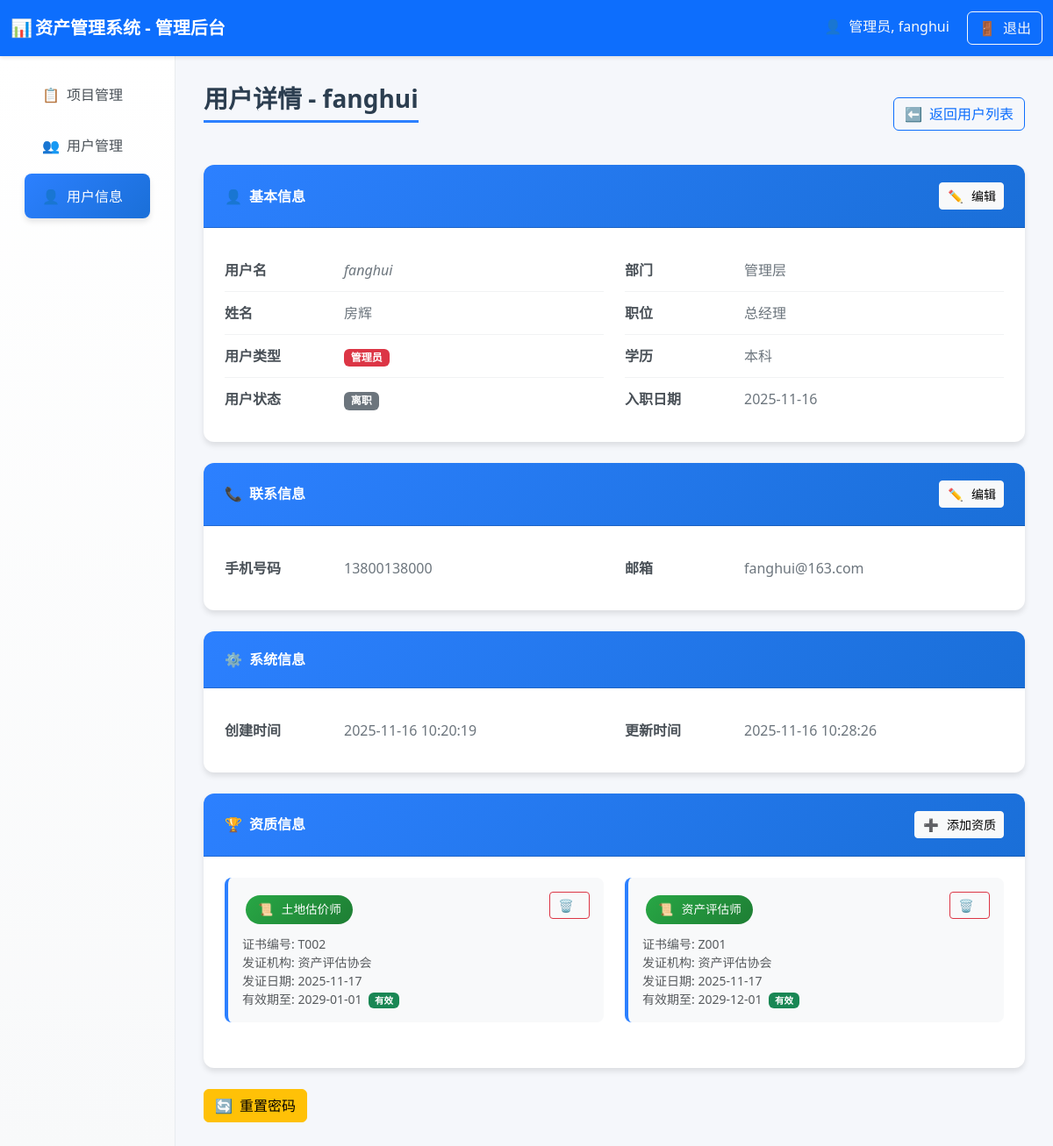
Before: /admin/user_profile/fanghui (signed in) with the older database file.
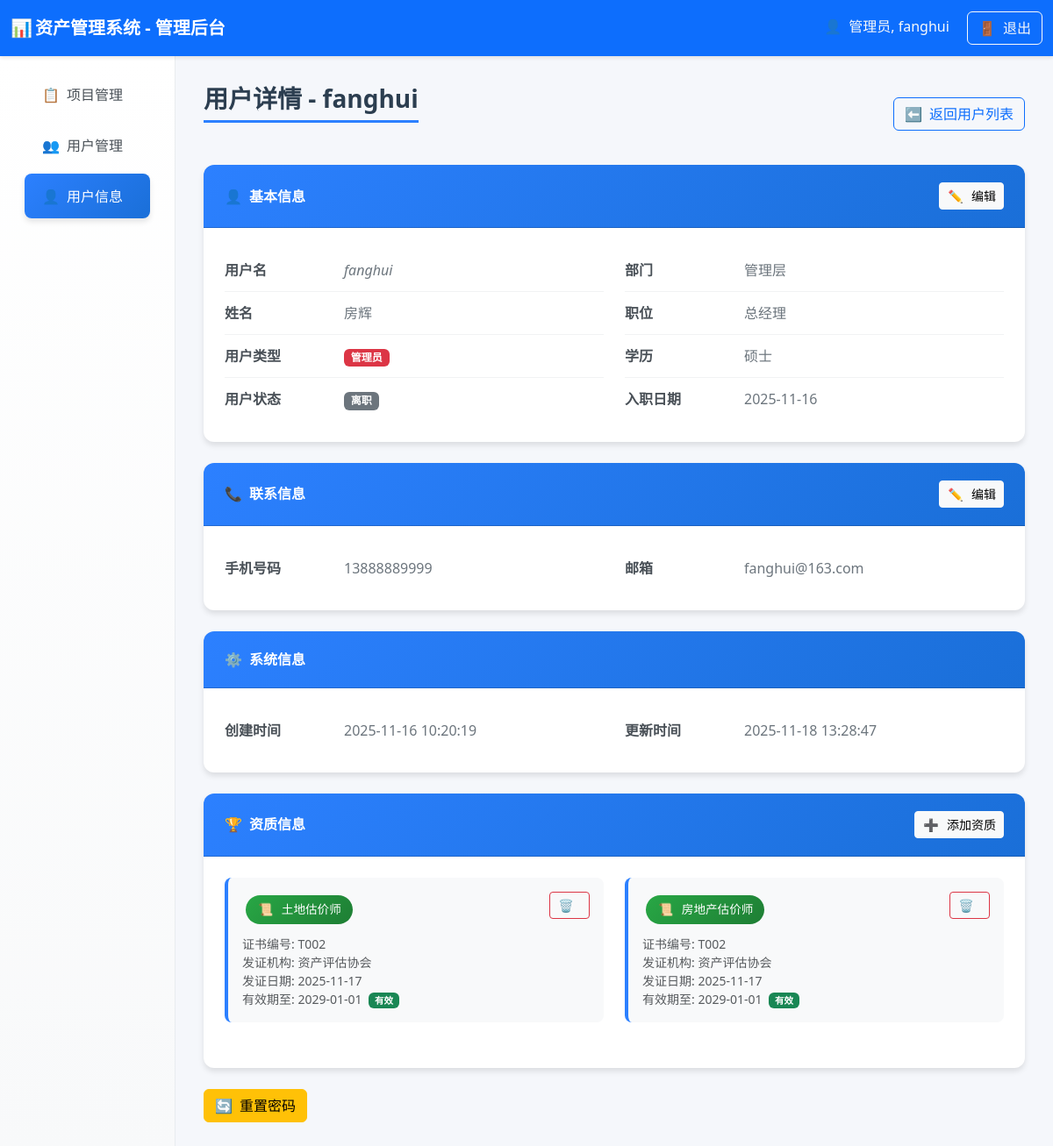
After: the same page with the newer database file.
### tables this page shows
CREATE TABLE users (
        id INTEGER PRIMARY KEY AUTOINCREMENT,
        username TEXT UNIQUE,
        realname TEXT,
        user_type TEXT,
        password TEXT,
        phone TEXT,
        email TEXT,
        hire_date TEXT,
        education TEXT,
        position TEXT,
        department TEXT,
        status TEXT DEFAULT 'active',  -- active-在职, inactive-离职
        create_time TEXT DEFAULT CURRENT_TIMESTAMP,
        update_time TEXT DEFAULT CURRENT_TIMESTAMP
    );

CREATE TABLE user_qualifications (
        id INTEGER PRIMARY KEY AUTOINCREMENT,
        username TEXT NOT NULL,
        qualification_type TEXT NOT NULL,
        qualification_number TEXT,
        issue_date TEXT,
        expiry_date TEXT,
        issue_authority TEXT,
        FOREIGN KEY (username) REFERENCES users (username),
        UNIQUE(username, qualification_type)
    );

### routes/user_routes.py (the view)
@router.get("/admin/user_profile/{username}", response_class=HTMLResponse)
async def admin_user_profile(
    request: Request,
    username: str,
    user: dict = Depends(login_required),
    db: sqlite3.Connection = Depends(get_db)
):
    if user.get("user_type") != "admin":
        return RedirectResponse(url="/user_dashboard")
    try:
        user_profile = await user_service.get_user_profile(username, db)
        user_qualifications = await user_service.get_user_qualifications(username, db)
        today = datetime.now().strftime("%Y-%m-%d")
        return templates.TemplateResponse("admin_user_profile.html", {
            "request": request,
            "current_user": user,  # 当前登录的管理员
            "user_profile": user_profile,
            "user_qualifications": user_qualifications,
            "today": today
        })
    except Exception as e:
        return RedirectResponse(url="/user_manager")

### templates/admin_user_profile.html (shortened to what the changed rows need)
<!DOCTYPE html>
<html lang="zh-CN">
<head>
    <link href="https://cdn.jsdelivr.net/npm/bootstrap@5.3.2/dist/css/bootstrap.min.css" rel="stylesheet">
    <link rel="stylesheet"
        href="https://cdnjs.cloudflare.com/ajax/libs/bootstrap-icons/1.11.0/font/bootstrap-icons.min.css">
</head>
<body>
    <div class="container-fluid">
        <div class="row">
            <div class="col-md-9 col-lg-10 main-content">
                <div class="d-flex justify-content-between align-items-center mb-4">
                    <h3 class="page-title">用户详情 - {{ user_profile.username }}</h3>
                    <a href="/user_manager" class="btn btn-outline-primary">
                        <span class="fallback-icon">⬅️</span>返回用户列表
                    </a>
                </div>
                <div class="card profile-card">
                    <div class="card-body">
                        <form id="basicInfoForm" method="post"
                            action="/admin/user_profile/update/{{ user_profile.username }}">
                            <div class="row">
                                <div class="col-md-6">
                                    <div class="info-item">
                                        <span class="info-label">用户名</span>
                                        <span class="info-value non-editable">{{ user_profile.username }}</span>
                                    </div>
                                    <div class="info-item">
                                        <div class="info-value">
                                            <span id="realnameDisplay">{{ user_profile.realname or '未设置' }}</span>
                                        </div>
                                    </div>
                                </div>
                                <div class="col-md-6">
                                    <div class="info-item">
                                        <div class="info-value">
                                            <span id="departmentDisplay">{{ user_profile.department or '未设置' }}</span>
                                        </div>
                                    </div>
                                    <div class="info-item">
                                        <div class="info-value">
                                            <span id="positionDisplay">{{ user_profile.position or '未设置' }}</span>
                                        </div>
                                    </div>
                                    <div class="info-item">
                                        <div class="info-value">
                                            <span id="educationDisplay">{{ user_profile.education or '未设置' }}</span>
                                        </div>
                                    </div>
                                    <div class="info-item">
                                        <div class="info-value">
                                            <span id="hireDateDisplay">{{ user_profile.hire_date or '未设置' }}</span>
                                        </div>
                                    </div>
                                </div>
                            </div>
                        </form>
                    </div>
                </div>
                <div class="card profile-card">
                    <div class="card-body">
                        <form id="contactInfoForm" method="post"
                            action="/admin/user_profile/update/{{ user_profile.username }}">
                            <div class="row">
                                <div class="col-md-6">
                                    <div class="info-item">
                                        <div class="info-value">
                                            <span id="phoneDisplay">{{ user_profile.phone or '未设置' }}</span>
                                        </div>
                                    </div>
                                </div>
                                <div class="col-md-6">
                                    <div class="info-item">
                                        <div class="info-value">
                                            <span id="emailDisplay">{{ user_profile.email or '未设置' }}</span>
                                        </div>
                                    </div>
                                </div>
                            </div>
                        </form>
                    </div>
                </div>
                <div class="card profile-card">
                    <div class="card-body">
                        <div class="row">
                            <div class="col-md-6">
                                <div class="info-item">
                                    <span class="info-label">更新时间</span>
                                    <span class="info-value">{{ user_profile.update_time or '未设置' }}</span>
                                </div>
                            </div>
                        </div>
                    </div>
                </div>
                <div class="card profile-card">
                    <div class="card-body">
                        {% if user_qualifications %}
                        <div class="row">
                            {% for qual in user_qualifications %}
                            <div class="col-md-6 mb-3">
                                <div class="qualification-item">
                                    <div class="d-flex justify-content-between align-items-start mb-2">
                                        <span class="qualification-badge">
                                            <span class="fallback-icon">📜</span>{{ qual.qualification_type }}
                                        </span>
                                        <div>
                                            <button class="btn btn-sm btn-outline-danger"
                                                onclick="deleteQualification('{{ qual.qualification_type }}', '{{ qual.qualification_number }}')">
                                                <span class="fallback-icon">🗑️</span>
                                            </button>
                                        </div>
                                    </div>
                                    {% if qual.qualification_number %}
                                    <div class="text-muted small">
                                        证书编号: {{ qual.qualification_number }}
                                    </div>
                                    {% endif %}
                                    {% if qual.issue_authority %}
                                    <div class="text-muted small">
                                        发证机构: {{ qual.issue_authority }}
                                    </div>
                                    {% endif %}
                                    {% if qual.issue_date %}
                                    <div class="text-muted small">
                                        发证日期: {{ qual.issue_date }}
                                    </div>
                                    {% endif %}
                                    {% if qual.expiry_date %}
                                    <div class="text-muted small">
                                        有效期至: {{ qual.expiry_date }}
                                        {% if qual.expiry_date > today %}
                                        <span class="badge bg-success ms-1">有效</span>
                                        {% else %}
                                        <span class="badge bg-danger ms-1">过期</span>
                                        {% endif %}
                                    </div>
                                    {% endif %}
                                </div>
                            </div>
                            {% endfor %}
                        </div>
                        {% else %}
                        <div class="text-center text-muted py-4">
                            <span class="fallback-icon">📝</span>
                            <p class="mb-0">暂无资质信息</p>
                        </div>
                        {% endif %}
                    </div>
                </div>
            </div>
        </div>
    </div>
</body>
</html>

Changed rows visible on the page:
removed user_qualifications: qualification_type "资产评估师", qualification_number "Z001", issue_authority "资产评估协会", issue_date "2025-11-17", expiry_date "2029-12-01", shows "有效"
changed users "fanghui": education "本科" → "硕士"; phone "13800138000" → "13888889999"
added user_qualifications: qualification_type "房地产估价师", qualification_number "T002", issue_authority "资产评估协会", issue_date "2025-11-17", expiry_date "2029-01-01", shows "有效"
Other visible differences:
{{ user_profile.update_time or '未设置' }}: "2025-11-16 10:28:26" → "2025-11-18 13:28:47"
